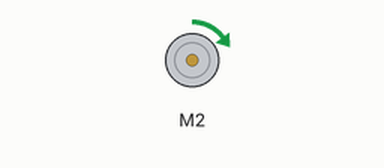
Simulated run of this sketch. Board: Arduino Uno, built with avr-gcc and run on an emulated ATmega328P. Shown: DC motor (green arrow = forward, orange = backward, longer = faster).

Above: at 0.05 s.
At 0.95 s:
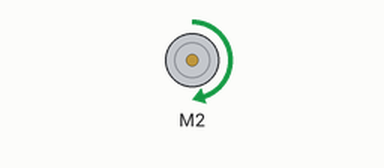
At 1.85 s:
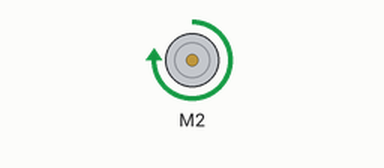
At 3.65 s:
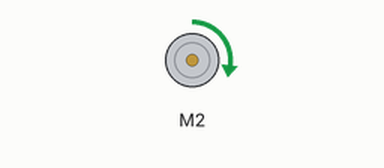
Timing chart, 0 to 5.3 s (numbered marks = the images above):
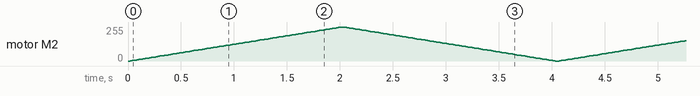

The sketch:

bat-robot.ino
```cpp
#include <L293D.h>
#define MOTOR_PIN_A 2 // any gpio
#define MOTOR_PIN_B 3 // any gpio
#define MOTOR_ENABLE_PIN 6 // any pwm pin
#define PWM_MOTOR_FREQUENCY 200
#define PWM_MOTOR_RESOLUTION 8
L293D flapMotor(MOTOR_PIN_A, MOTOR_PIN_B, MOTOR_ENABLE_PIN);
int motorSpeed = 0;

void setup()
{
  flapMotor.begin(true);
}

void loop()
{
  // ramp up and down in speed
  for (int i = 0; i <= 100; i++) {
    flapMotor.SetMotorSpeed(i);
    delay(20);
  }
  for (int i = 100; i >= 0; i--) {
    flapMotor.SetMotorSpeed(i);
    delay(20);
  }

  /*
  // go forward
  digitalWrite(MOTOR_PIN_A, HIGH);
  digitalWrite(MOTOR_PIN_B, LOW);
  digitalWrite(LED_BUILTIN, HIGH);
  delay(2500);

  // pause
  digitalWrite(MOTOR_PIN_A, LOW);
  digitalWrite(MOTOR_PIN_B, LOW);
  digitalWrite(LED_BUILTIN, LOW);
  delay(1500);
  */
}
```
